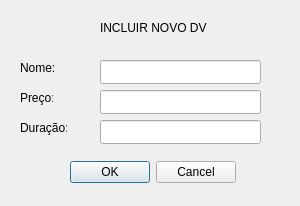
<?xml version="1.0" encoding="UTF-8"?>
<ui version="4.0">
 <class>IncluirDVD</class>
 <widget class="QDialog" name="IncluirDVD">
  <property name="geometry">
   <rect>
    <x>0</x>
    <y>0</y>
    <width>300</width>
    <height>206</height>
   </rect>
  </property>
  <property name="windowTitle">
   <string>Incluir DVD</string>
  </property>
  <widget class="QLabel" name="label">
   <property name="geometry">
    <rect>
     <x>100</x>
     <y>20</y>
     <width>107</width>
     <height>16</height>
    </rect>
   </property>
   <property name="text">
    <string>INCLUIR NOVO DVD</string>
   </property>
  </widget>
  <widget class="QDialogButtonBox" name="buttonBox">
   <property name="geometry">
    <rect>
     <x>70</x>
     <y>160</y>
     <width>166</width>
     <height>24</height>
    </rect>
   </property>
   <property name="orientation">
    <enum>Qt::Orientation::Horizontal</enum>
   </property>
   <property name="standardButtons">
    <set>QDialogButtonBox::StandardButton::Cancel|QDialogButtonBox::StandardButton::Ok</set>
   </property>
  </widget>
  <widget class="QLabel" name="label_4">
   <property name="geometry">
    <rect>
     <x>20</x>
     <y>120</y>
     <width>47</width>
     <height>16</height>
    </rect>
   </property>
   <property name="text">
    <string>Duração:</string>
   </property>
  </widget>
  <widget class="QLabel" name="label_2">
   <property name="geometry">
    <rect>
     <x>20</x>
     <y>60</y>
     <width>36</width>
     <height>16</height>
    </rect>
   </property>
   <property name="text">
    <string>Nome:</string>
   </property>
  </widget>
  <widget class="QLabel" name="label_3">
   <property name="geometry">
    <rect>
     <x>20</x>
     <y>90</y>
     <width>33</width>
     <height>16</height>
    </rect>
   </property>
   <property name="text">
    <string>Preço:</string>
   </property>
  </widget>
  <widget class="QLineEdit" name="lineEditPreco">
   <property name="geometry">
    <rect>
     <x>100</x>
     <y>90</y>
     <width>161</width>
     <height>24</height>
    </rect>
   </property>
  </widget>
  <widget class="QLineEdit" name="lineEditNome">
   <property name="geometry">
    <rect>
     <x>100</x>
     <y>60</y>
     <width>161</width>
     <height>24</height>
    </rect>
   </property>
  </widget>
  <widget class="QLineEdit" name="lineEditDuracao">
   <property name="geometry">
    <rect>
     <x>100</x>
     <y>120</y>
     <width>161</width>
     <height>24</height>
    </rect>
   </property>
  </widget>
 </widget>
 <resources/>
 <connections>
  <connection>
   <sender>buttonBox</sender>
   <signal>accepted()</signal>
   <receiver>IncluirDVD</receiver>
   <slot>accept()</slot>
   <hints>
    <hint type="sourcelabel">
     <x>248</x>
     <y>254</y>
    </hint>
    <hint type="destinationlabel">
     <x>157</x>
     <y>274</y>
    </hint>
   </hints>
  </connection>
  <connection>
   <sender>buttonBox</sender>
   <signal>rejected()</signal>
   <receiver>IncluirDVD</receiver>
   <slot>reject()</slot>
   <hints>
    <hint type="sourcelabel">
     <x>316</x>
     <y>260</y>
    </hint>
    <hint type="destinationlabel">
     <x>286</x>
     <y>274</y>
    </hint>
   </hints>
  </connection>
 </connections>
</ui>
